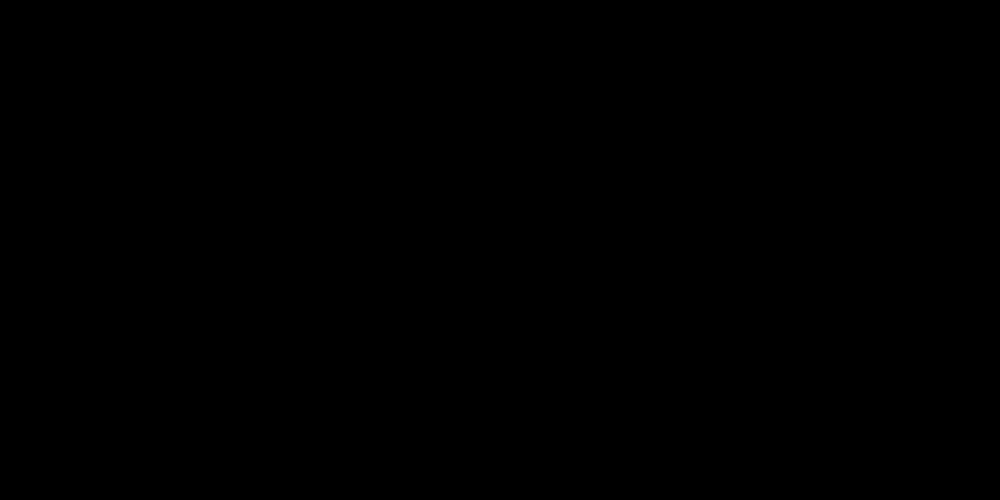
Frame 1 (no input)
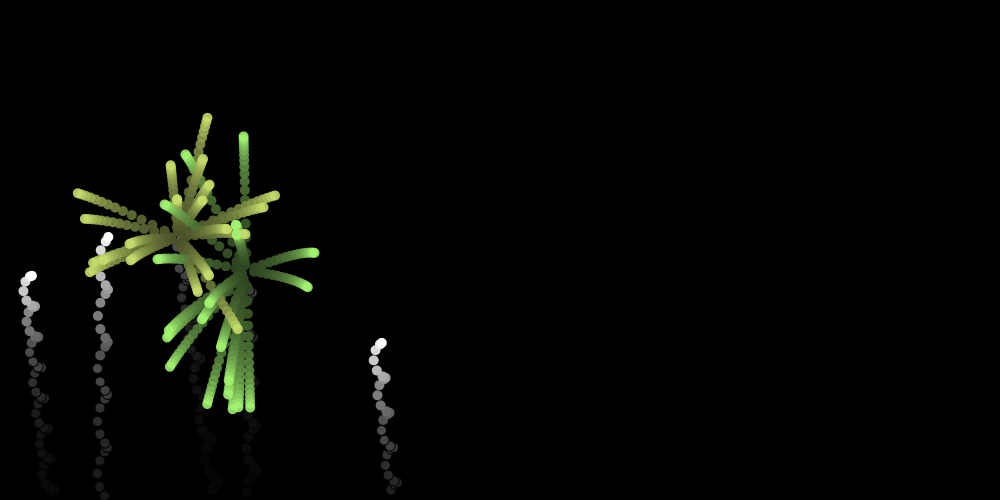
Frame 60 (the mouse pressed at the canvas centre just before this capture)
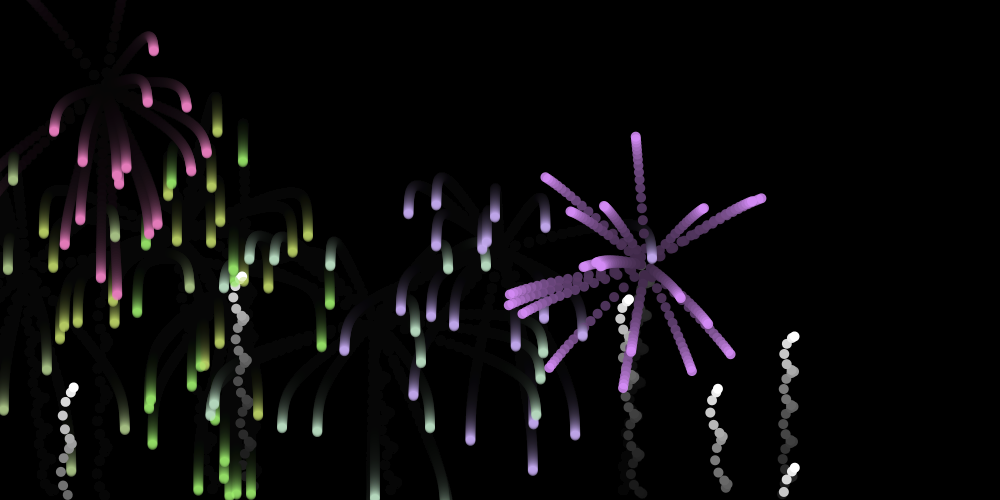
Frame 120 (the mouse held since frame 60 and released just before this capture)

The Processing sketch that drew these frames (run headless with seeded random() and noise(); from frame 60 on, the mouse is pressed at the canvas centre):

// Processing sketch: Fireworks
// ── Fireworks.pde
ArrayList<Blast> blast = new ArrayList<Blast>();
ArrayList<Firework> firework = new ArrayList<Firework>();

void setup() {
  size(1000,500);
  surface.setResizable(true);
  background(0);
}

void draw() {
  fill(0,20);
  rect(0,0,width,height);
  
  if (random(0,100) < 10) {
    firework.add(new Firework());
  }
  
  for (Firework f: firework) {
    f.show();
  }
  
  for (int i = firework.size()-1; i >= 0; i--) {
    if (firework.get(i).lifeTime <= 0) {
      blast.add(new Blast(firework.get(i).pos.x,firework.get(i).pos.y,20));
      firework.remove(firework.get(i));
    }
  }
  
  for (Blast b: blast) {
    b.show();
  }
  
  for (int i = blast.size()-1; i >= 0; i--) {
    if (blast.get(i).particle.get(0).lifeTime <= 0) {
      blast.remove(blast.get(i));
    }
  }
}

void mousePressed() {
  blast.add(new Blast(mouseX, mouseY,20));
}

// ── Blast.pde
class Blast {
  PVector pos = new PVector(0,0);
  
  ArrayList<Particle> particle = new ArrayList<Particle>();
  
  Blast(float x, float y, float amt) {
    pos.x = x;
    pos.y = y;
    
    color col = color(random(100,255),random(100,255),random(100,255));
    
    for (int i = 0; i < amt; i++) {
      particle.add(new Particle(pos.x,pos.y,col));
    }
  }
  
  void show() {
    for (Particle p: particle) {
      p.step();
      p.display();
    }
  }
}

// ── Firework.pde
class Firework {
  PVector pos = new PVector(random(20,width-20),height);
  PVector vel = new PVector(random(-1,1),-random(5,10));
  int lifeTime = (int)random(30,height/10);
  
  void show() {
    pos.add(vel);
    lifeTime--;
    
    push();
    translate(pos.x,pos.y);
    rotate(PI/3*frameCount);
    fill(255);
    ellipse(5*cos(0),5*sin(0), 10,10);
    pop();
  }
}

// ── Particle.pde
class Particle {
  PVector pos = new PVector(0,0);
  PVector vel = PVector.random2D().mult(random(5,20));
  PVector acc = new PVector(0,0.1);
  
  int lifeTime;
  
  color col;
  
  Particle(float x, float y, color col) {
    pos.x = x;
    pos.y = y;
    
    this.col = col;
    
    lifeTime = 255;
  }
  
  void step() {
    PVector drag = vel.copy();
    drag.mult(-0.1);
    vel.add(drag);
    vel.add(acc);
    pos.add(vel);
    lifeTime -= 2;
  }
  
  void display() {
    noStroke();
    fill(col,lifeTime);
    ellipse(pos.x,pos.y,10,10);
  }
}
